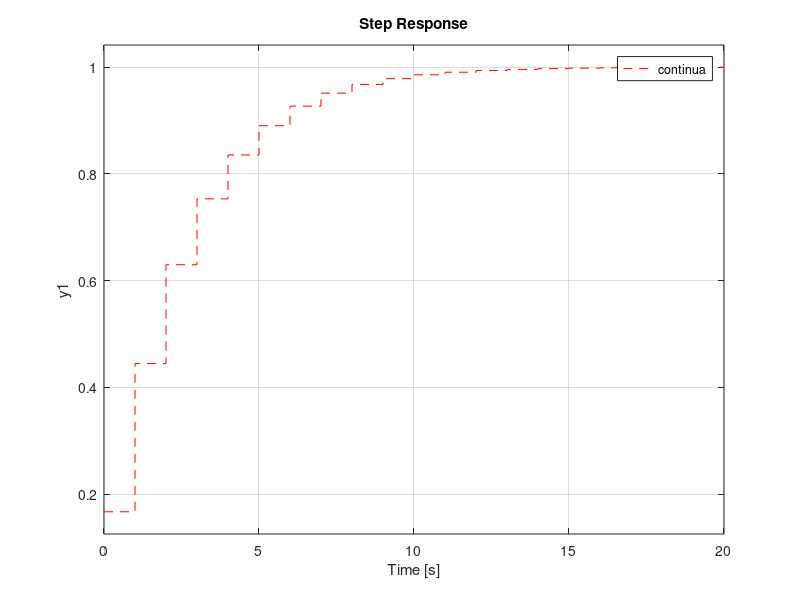

MATLAB code for this plot:
clc
clear
close all

g=tf(1,[2.5 1])
step(g,'k')
T=1;
g1=tf(0.4,[1 -0.6],T);
g2=tf([0.2857 0],[1 -0.7143],T);
g3=tf([0.1667 0.1667],[1 -0.6667],T);

hold on
step(g1,'r')
step(g2,'b')
step(g3,'--r')
legend('continua','euler adelanto','euler atraso','Tustin')